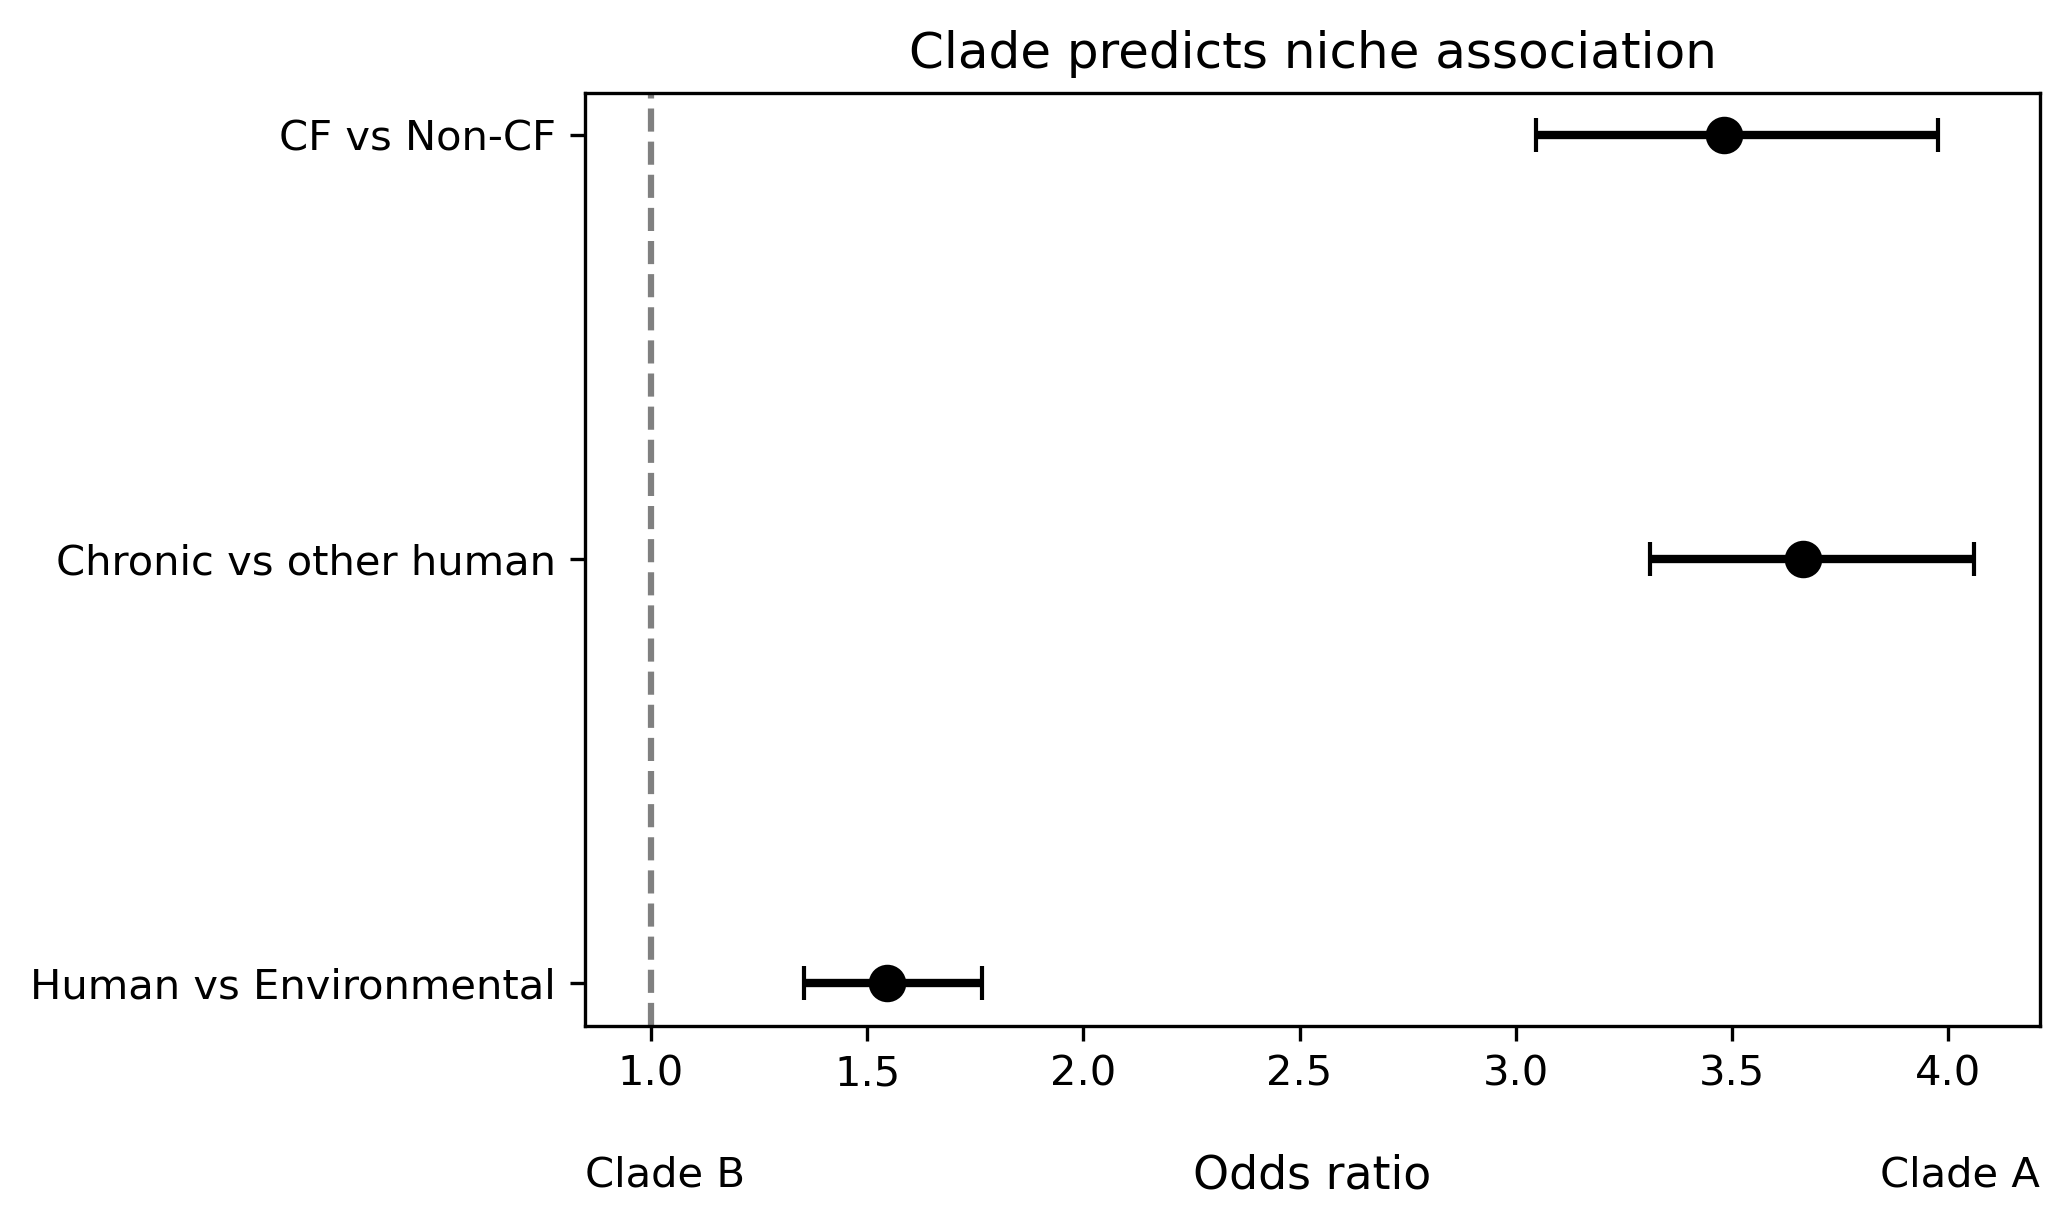

Source code (Python):
#!/usr/bin/env python3

import pandas as pd
import numpy as np
import matplotlib.pyplot as plt
import statsmodels.api as sm

# =========================
# Load data
# =========================
df = pd.read_csv(
    "/storage/home/hcoda1/2/bli629/scratch/vfdb/workflow_4groups_clade_seperated/metadata/allGenomesAllNichesMetadata_BronchMapped.csv"
)

df["Clade"] = df["Clade"].astype(str).str.strip()
df["Niche"] = df["Niche"].astype(str).str.strip()

df = df[df["Clade"].isin(["CladeA", "CladeB"])].copy()

# OR > 1 means enriched in CladeA relative to CladeB
df["Clade_bin"] = (df["Clade"] == "CladeA").astype(int)

# =========================
# Define niche sets
# =========================
CF = {"CF", "early.CF"}

CHRONIC = {"CF", "early.CF", "Bronchiectasis"}

NON_HUMAN = {
    "Animal",
    "Aquatic",
    "Built.Environment",
    "Hospital.Environment",
    "Ocean",
    "Plant",
    "Terrestrial",
    "Waste.Water",
}

HUMAN = {
    "Blood",
    "Bronchiectasis",
    "Burn",
    "Ear",
    "Eye",
    "Lung",
    "Pneumonia",
    "Rectal/Feces",
    "Skin",
    "Sputum",
    "Throat",
    "Upper.Respiratory",
    "Urinary",
    "Wound",
    "CF",
    "early.CF",
}

# =========================
# Build outcomes
# =========================
df["is_CF"] = df["Niche"].isin(CF).astype(int)
df["is_human"] = df["Niche"].isin(HUMAN).astype(int)

# Chronic vs other human:
# keep only human isolates, then compare chronic vs non-chronic human
df_chronic_human = df[df["Niche"].isin(HUMAN)].copy()
df_chronic_human["is_chronic_vs_other_human"] = (
    df_chronic_human["Niche"].isin(CHRONIC)
).astype(int)

# =========================
# Logistic regression helper
# =========================
def run_logistic(y: pd.Series, X: pd.DataFrame):
    X = sm.add_constant(X, has_constant="add")
    model = sm.Logit(y, X).fit(disp=0)

    coef = model.params["Clade_bin"]
    se = model.bse["Clade_bin"]
    pval = model.pvalues["Clade_bin"]

    OR = float(np.exp(coef))
    CI_low = float(np.exp(coef - 1.96 * se))
    CI_high = float(np.exp(coef + 1.96 * se))

    return OR, CI_low, CI_high, float(pval)

# =========================
# Count table helper
# =========================
def print_2x2_table(
    title: str,
    frame: pd.DataFrame,
    outcome_col: str,
    positive_label: str,
    negative_label: str
):
    tab = pd.crosstab(frame["Clade"], frame[outcome_col])
    tab = tab.reindex(index=["CladeA", "CladeB"], fill_value=0)
    tab = tab.reindex(columns=[0, 1], fill_value=0)
    tab.columns = [negative_label, positive_label]

    print(f"\n=== {title} ===")
    print(tab)

# =========================
# Run models
# =========================
results = []

comparisons = [
    ("CF vs Non-CF", df, "is_CF"),
    ("Human vs Environmental", df, "is_human"),
    ("Chronic vs other human", df_chronic_human, "is_chronic_vs_other_human"),
]

for name, frame, ycol in comparisons:
    OR, low, high, pval = run_logistic(frame[ycol], frame[["Clade_bin"]])
    results.append((name, OR, low, high, pval, len(frame)))

res_df = pd.DataFrame(
    results,
    columns=["Comparison", "OR", "CI_low", "CI_high", "P_value", "N_used"]
)

print("\n=== Logistic regression results ===")
print(res_df.to_string(index=False))

print_2x2_table("CF vs Non-CF", df, "is_CF", "CF", "Non-CF")
print_2x2_table("Human vs Environmental", df, "is_human", "Human", "Environmental")
print_2x2_table(
    "Chronic vs other human",
    df_chronic_human,
    "is_chronic_vs_other_human",
    "Chronic",
    "Other human"
)

# =========================
# Plot forest plot
# =========================
plot_order = [
    "Human vs Environmental",
    "Chronic vs other human",
    "CF vs Non-CF",
]

plot_df = res_df.set_index("Comparison").loc[plot_order].reset_index()

fig, ax = plt.subplots(figsize=(7, 4.2))

y_pos = np.arange(len(plot_df))

ax.errorbar(
    plot_df["OR"],
    y_pos,
    xerr=[
        plot_df["OR"] - plot_df["CI_low"],
        plot_df["CI_high"] - plot_df["OR"]
    ],
    fmt="o",
    color="black",
    ecolor="black",
    capsize=4,
    markersize=8,
    linewidth=2
)

ax.axvline(1, linestyle="--", color="gray", linewidth=1.5)

ax.set_yticks(y_pos)
ax.set_yticklabels(plot_df["Comparison"])

ax.set_xlabel("Odds ratio", fontsize=11, labelpad=14)
ax.set_title("Clade predicts niche association")

# Put Clade labels on the same baseline as the x-axis label
ax.text(
    0.0, -0.16, "Clade B",
    transform=ax.transAxes,
    ha="left",
    va="center",
    fontsize=10
)

ax.text(
    1.0, -0.16, "Clade A",
    transform=ax.transAxes,
    ha="right",
    va="center",
    fontsize=10
)

plt.tight_layout()
plt.savefig("clade_niche_logistic_forest_v2.png", dpi=300, bbox_inches="tight")
plt.close()

print("\nSaved: clade_niche_logistic_forest_v2.png")
